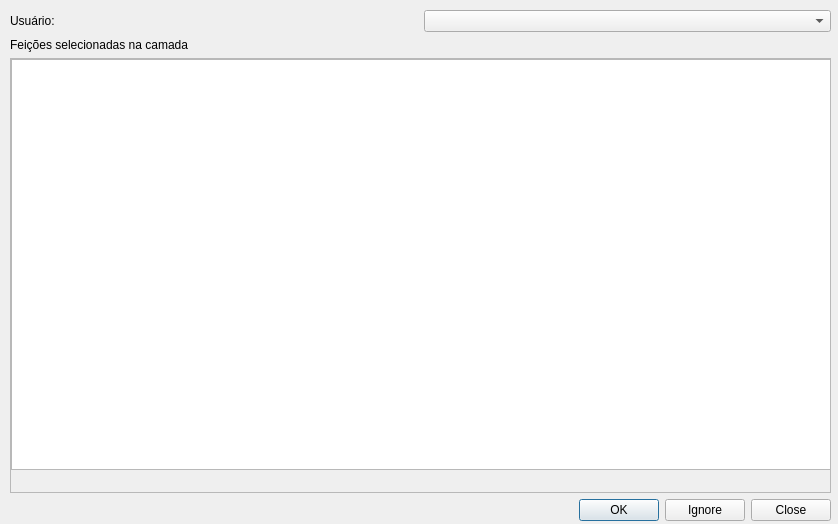
<?xml version="1.0" encoding="UTF-8"?>
<ui version="4.0">
 <class>taskmanagerDialogBase</class>
 <widget class="QDialog" name="taskmanagerDialogBase">
  <property name="geometry">
   <rect>
    <x>0</x>
    <y>0</y>
    <width>838</width>
    <height>524</height>
   </rect>
  </property>
  <property name="windowTitle">
   <string>Gerenciador de Tarefas</string>
  </property>
  <widget class="QWidget" name="verticalLayoutWidget">
   <property name="geometry">
    <rect>
     <x>10</x>
     <y>10</y>
     <width>821</width>
     <height>511</height>
    </rect>
   </property>
   <layout class="QVBoxLayout" name="verticalLayout">
    <item>
     <layout class="QHBoxLayout" name="horizontalLayout">
      <item>
       <widget class="QLabel" name="label">
        <property name="text">
         <string>Usuário:</string>
        </property>
       </widget>
      </item>
      <item>
       <widget class="QComboBox" name="comboBox"/>
      </item>
     </layout>
    </item>
    <item>
     <widget class="QLabel" name="label_2">
      <property name="text">
       <string>Feições selecionadas na camada </string>
      </property>
     </widget>
    </item>
    <item>
     <layout class="QHBoxLayout" name="horizontalLayout_3">
      <item>
       <widget class="QScrollArea" name="scrollArea">
        <property name="widgetResizable">
         <bool>true</bool>
        </property>
        <widget class="QWidget" name="scrollAreaWidgetContents">
         <property name="geometry">
          <rect>
           <x>0</x>
           <y>0</y>
           <width>815</width>
           <height>411</height>
          </rect>
         </property>
         <widget class="QTableView" name="tableView">
          <property name="geometry">
           <rect>
            <x>0</x>
            <y>0</y>
            <width>1011</width>
            <height>411</height>
           </rect>
          </property>
         </widget>
        </widget>
       </widget>
      </item>
     </layout>
    </item>
    <item>
     <layout class="QHBoxLayout" name="horizontalLayout_2">
      <item>
       <widget class="QDialogButtonBox" name="buttonBox">
        <property name="orientation">
         <enum>Qt::Horizontal</enum>
        </property>
        <property name="standardButtons">
         <set>QDialogButtonBox::Close|QDialogButtonBox::Ignore|QDialogButtonBox::Ok</set>
        </property>
       </widget>
      </item>
     </layout>
    </item>
   </layout>
  </widget>
 </widget>
 <resources/>
 <connections/>
</ui>
